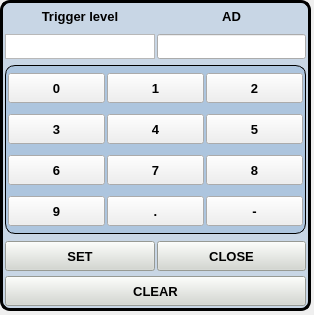
<?xml version="1.0" encoding="UTF-8"?>
<ui version="4.0">
 <class>set_triger_vol</class>
 <widget class="QWidget" name="set_triger_vol">
  <property name="geometry">
   <rect>
    <x>0</x>
    <y>0</y>
    <width>314</width>
    <height>315</height>
   </rect>
  </property>
  <property name="windowTitle">
   <string>Form</string>
  </property>
  <widget class="QFrame" name="frame">
   <property name="geometry">
    <rect>
     <x>0</x>
     <y>0</y>
     <width>311</width>
     <height>311</height>
    </rect>
   </property>
   <property name="styleSheet">
    <string notr="true">#frame{border:3px solid;
border-radius:10px;
background-color: rgba(114, 159, 207,80);}
#frame_2{border:1px solid;
border-radius:10px;
background-color: rgba(114, 159, 207,80);}</string>
   </property>
   <property name="frameShape">
    <enum>QFrame::StyledPanel</enum>
   </property>
   <property name="frameShadow">
    <enum>QFrame::Raised</enum>
   </property>
   <layout class="QGridLayout" name="gridLayout_2">
    <property name="leftMargin">
     <number>2</number>
    </property>
    <property name="topMargin">
     <number>2</number>
    </property>
    <property name="rightMargin">
     <number>2</number>
    </property>
    <property name="bottomMargin">
     <number>2</number>
    </property>
    <property name="horizontalSpacing">
     <number>2</number>
    </property>
    <item row="1" column="0" colspan="2">
     <widget class="QTextBrowser" name="textBrowser">
      <property name="sizePolicy">
       <sizepolicy hsizetype="Expanding" vsizetype="Expanding">
        <horstretch>1</horstretch>
        <verstretch>1</verstretch>
       </sizepolicy>
      </property>
      <property name="minimumSize">
       <size>
        <width>0</width>
        <height>2</height>
       </size>
      </property>
      <property name="maximumSize">
       <size>
        <width>16777215</width>
        <height>25</height>
       </size>
      </property>
      <property name="font">
       <font>
        <pointsize>7</pointsize>
       </font>
      </property>
     </widget>
    </item>
    <item row="3" column="2" colspan="2">
     <widget class="QPushButton" name="pushButton_2">
      <property name="minimumSize">
       <size>
        <width>0</width>
        <height>30</height>
       </size>
      </property>
      <property name="maximumSize">
       <size>
        <width>16777215</width>
        <height>28</height>
       </size>
      </property>
      <property name="font">
       <font>
        <pointsize>10</pointsize>
        <weight>75</weight>
        <bold>true</bold>
       </font>
      </property>
      <property name="styleSheet">
       <string notr="true">background-color: rgb(211, 215, 207);</string>
      </property>
      <property name="text">
       <string>CLOSE</string>
      </property>
     </widget>
    </item>
    <item row="0" column="0" colspan="2">
     <widget class="QLabel" name="label">
      <property name="sizePolicy">
       <sizepolicy hsizetype="Expanding" vsizetype="Expanding">
        <horstretch>1</horstretch>
        <verstretch>1</verstretch>
       </sizepolicy>
      </property>
      <property name="minimumSize">
       <size>
        <width>0</width>
        <height>23</height>
       </size>
      </property>
      <property name="maximumSize">
       <size>
        <width>16777215</width>
        <height>23</height>
       </size>
      </property>
      <property name="font">
       <font>
        <pointsize>10</pointsize>
        <weight>75</weight>
        <bold>true</bold>
       </font>
      </property>
      <property name="styleSheet">
       <string notr="true"/>
      </property>
      <property name="text">
       <string>Trigger level</string>
      </property>
      <property name="alignment">
       <set>Qt::AlignCenter</set>
      </property>
     </widget>
    </item>
    <item row="1" column="2" colspan="2">
     <widget class="QLineEdit" name="lineEdit">
      <property name="sizePolicy">
       <sizepolicy hsizetype="Expanding" vsizetype="Expanding">
        <horstretch>1</horstretch>
        <verstretch>1</verstretch>
       </sizepolicy>
      </property>
      <property name="minimumSize">
       <size>
        <width>0</width>
        <height>0</height>
       </size>
      </property>
      <property name="maximumSize">
       <size>
        <width>16777215</width>
        <height>25</height>
       </size>
      </property>
      <property name="font">
       <font>
        <pointsize>7</pointsize>
       </font>
      </property>
     </widget>
    </item>
    <item row="3" column="0" colspan="2">
     <widget class="QPushButton" name="pushButton">
      <property name="minimumSize">
       <size>
        <width>0</width>
        <height>30</height>
       </size>
      </property>
      <property name="maximumSize">
       <size>
        <width>16777215</width>
        <height>28</height>
       </size>
      </property>
      <property name="font">
       <font>
        <pointsize>10</pointsize>
        <weight>75</weight>
        <bold>true</bold>
       </font>
      </property>
      <property name="styleSheet">
       <string notr="true">background-color: rgb(211, 215, 207);</string>
      </property>
      <property name="text">
       <string>SET</string>
      </property>
     </widget>
    </item>
    <item row="0" column="2" colspan="2">
     <widget class="QLabel" name="label_2">
      <property name="sizePolicy">
       <sizepolicy hsizetype="Expanding" vsizetype="Expanding">
        <horstretch>1</horstretch>
        <verstretch>1</verstretch>
       </sizepolicy>
      </property>
      <property name="maximumSize">
       <size>
        <width>16777215</width>
        <height>23</height>
       </size>
      </property>
      <property name="font">
       <font>
        <pointsize>10</pointsize>
        <weight>75</weight>
        <italic>false</italic>
        <bold>true</bold>
       </font>
      </property>
      <property name="styleSheet">
       <string notr="true"/>
      </property>
      <property name="text">
       <string>AD</string>
      </property>
      <property name="alignment">
       <set>Qt::AlignCenter</set>
      </property>
     </widget>
    </item>
    <item row="2" column="0" colspan="4">
     <widget class="QFrame" name="frame_2">
      <property name="frameShape">
       <enum>QFrame::StyledPanel</enum>
      </property>
      <property name="frameShadow">
       <enum>QFrame::Raised</enum>
      </property>
      <layout class="QGridLayout" name="gridLayout">
       <property name="leftMargin">
        <number>2</number>
       </property>
       <property name="topMargin">
        <number>2</number>
       </property>
       <property name="rightMargin">
        <number>2</number>
       </property>
       <property name="bottomMargin">
        <number>2</number>
       </property>
       <property name="horizontalSpacing">
        <number>2</number>
       </property>
       <item row="2" column="0">
        <widget class="QPushButton" name="pushButton_9">
         <property name="minimumSize">
          <size>
           <width>0</width>
           <height>30</height>
          </size>
         </property>
         <property name="font">
          <font>
           <pointsize>10</pointsize>
           <weight>75</weight>
           <bold>true</bold>
          </font>
         </property>
         <property name="text">
          <string>6</string>
         </property>
        </widget>
       </item>
       <item row="0" column="1">
        <widget class="QPushButton" name="pushButton_4">
         <property name="minimumSize">
          <size>
           <width>0</width>
           <height>30</height>
          </size>
         </property>
         <property name="font">
          <font>
           <pointsize>10</pointsize>
           <weight>75</weight>
           <bold>true</bold>
          </font>
         </property>
         <property name="text">
          <string>1</string>
         </property>
        </widget>
       </item>
       <item row="1" column="3">
        <widget class="QPushButton" name="pushButton_8">
         <property name="minimumSize">
          <size>
           <width>0</width>
           <height>30</height>
          </size>
         </property>
         <property name="font">
          <font>
           <pointsize>10</pointsize>
           <weight>75</weight>
           <bold>true</bold>
          </font>
         </property>
         <property name="text">
          <string>5</string>
         </property>
        </widget>
       </item>
       <item row="3" column="0">
        <widget class="QPushButton" name="pushButton_12">
         <property name="minimumSize">
          <size>
           <width>0</width>
           <height>30</height>
          </size>
         </property>
         <property name="font">
          <font>
           <pointsize>10</pointsize>
           <weight>75</weight>
           <bold>true</bold>
          </font>
         </property>
         <property name="text">
          <string>9</string>
         </property>
        </widget>
       </item>
       <item row="0" column="0">
        <widget class="QPushButton" name="pushButton_3">
         <property name="minimumSize">
          <size>
           <width>0</width>
           <height>30</height>
          </size>
         </property>
         <property name="font">
          <font>
           <pointsize>10</pointsize>
           <weight>75</weight>
           <bold>true</bold>
          </font>
         </property>
         <property name="text">
          <string>0</string>
         </property>
        </widget>
       </item>
       <item row="0" column="3">
        <widget class="QPushButton" name="pushButton_5">
         <property name="minimumSize">
          <size>
           <width>0</width>
           <height>30</height>
          </size>
         </property>
         <property name="font">
          <font>
           <pointsize>10</pointsize>
           <weight>75</weight>
           <bold>true</bold>
          </font>
         </property>
         <property name="text">
          <string>2</string>
         </property>
        </widget>
       </item>
       <item row="1" column="1">
        <widget class="QPushButton" name="pushButton_7">
         <property name="minimumSize">
          <size>
           <width>0</width>
           <height>30</height>
          </size>
         </property>
         <property name="font">
          <font>
           <pointsize>10</pointsize>
           <weight>75</weight>
           <bold>true</bold>
          </font>
         </property>
         <property name="text">
          <string>4</string>
         </property>
        </widget>
       </item>
       <item row="2" column="1">
        <widget class="QPushButton" name="pushButton_10">
         <property name="minimumSize">
          <size>
           <width>0</width>
           <height>30</height>
          </size>
         </property>
         <property name="font">
          <font>
           <pointsize>10</pointsize>
           <weight>75</weight>
           <bold>true</bold>
          </font>
         </property>
         <property name="text">
          <string>7</string>
         </property>
        </widget>
       </item>
       <item row="2" column="3">
        <widget class="QPushButton" name="pushButton_11">
         <property name="minimumSize">
          <size>
           <width>0</width>
           <height>30</height>
          </size>
         </property>
         <property name="font">
          <font>
           <pointsize>10</pointsize>
           <weight>75</weight>
           <bold>true</bold>
          </font>
         </property>
         <property name="text">
          <string>8</string>
         </property>
        </widget>
       </item>
       <item row="3" column="1">
        <widget class="QPushButton" name="pushButton_13">
         <property name="minimumSize">
          <size>
           <width>0</width>
           <height>30</height>
          </size>
         </property>
         <property name="font">
          <font>
           <pointsize>10</pointsize>
           <weight>75</weight>
           <bold>true</bold>
          </font>
         </property>
         <property name="text">
          <string>.</string>
         </property>
        </widget>
       </item>
       <item row="1" column="0">
        <widget class="QPushButton" name="pushButton_6">
         <property name="minimumSize">
          <size>
           <width>0</width>
           <height>30</height>
          </size>
         </property>
         <property name="font">
          <font>
           <pointsize>10</pointsize>
           <weight>75</weight>
           <bold>true</bold>
          </font>
         </property>
         <property name="text">
          <string>3</string>
         </property>
        </widget>
       </item>
       <item row="3" column="3">
        <widget class="QPushButton" name="pushButton_15">
         <property name="minimumSize">
          <size>
           <width>0</width>
           <height>30</height>
          </size>
         </property>
         <property name="baseSize">
          <size>
           <width>0</width>
           <height>30</height>
          </size>
         </property>
         <property name="font">
          <font>
           <pointsize>10</pointsize>
           <weight>75</weight>
           <bold>true</bold>
          </font>
         </property>
         <property name="text">
          <string>-</string>
         </property>
        </widget>
       </item>
      </layout>
     </widget>
    </item>
    <item row="4" column="0" colspan="4">
     <widget class="QPushButton" name="pushButton_14">
      <property name="minimumSize">
       <size>
        <width>0</width>
        <height>30</height>
       </size>
      </property>
      <property name="font">
       <font>
        <pointsize>10</pointsize>
        <weight>75</weight>
        <bold>true</bold>
       </font>
      </property>
      <property name="styleSheet">
       <string notr="true">background-color: rgb(211, 215, 207);</string>
      </property>
      <property name="text">
       <string>CLEAR</string>
      </property>
     </widget>
    </item>
   </layout>
  </widget>
 </widget>
 <resources/>
 <connections/>
</ui>
